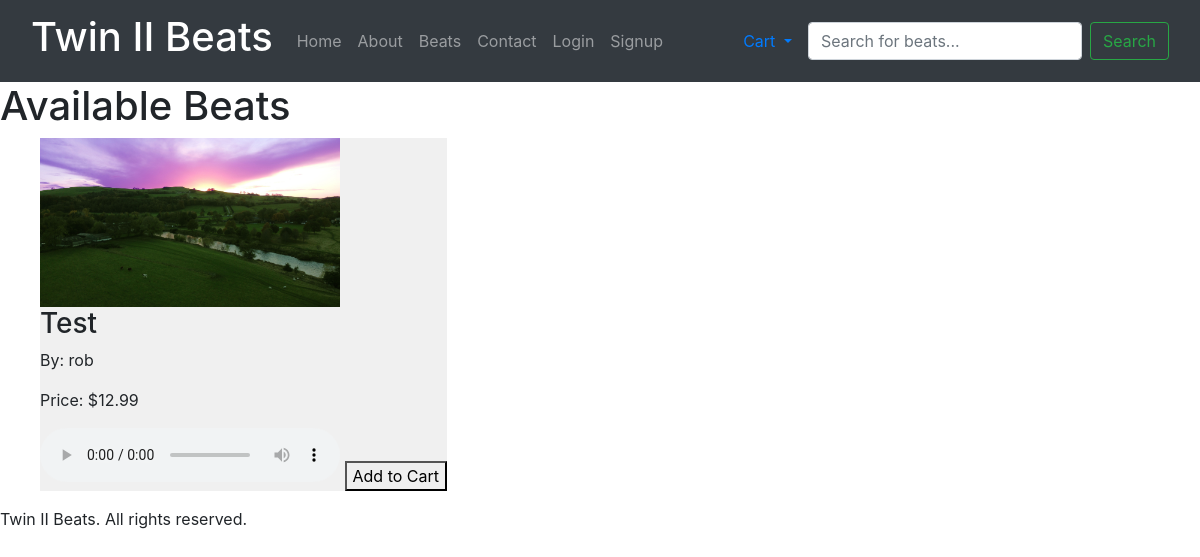
Screenshot of /instrumentals/instrumentals/ with the database file from the repository.
### instrumentals/models.py (models this page shows, shortened)
class Beat(models.Model):
    title = models.CharField(max_length=100)
    producer = models.CharField(max_length=100)
    price = models.DecimalField(max_digits=10, decimal_places=2)
    cover_image = models.ImageField(upload_to='covers/', blank=True, null=True)
    audio_file = models.FileField(upload_to='audio/', blank=True, null=True)
    description = models.TextField(blank=True)
    release_date = models.DateField(null=True, blank=True)

### instrumentals/views.py (the view)
# urls.py: path('instrumentals/', views.beat_list, name='beats'), # Ensure this name matches 'beats'
def beat_list(request):
    beats = Beat.objects.all()  # Fetch all Beat instances
    return render(request, 'instrumentals/beatlist.html', {'beats': beats})

### bag/context_processors.py (called while the page is built, shortened)
def cart_items(request):
    return {}

### static/templates/instrumentals/beatlist.html (shortened to what this page needs)
{% extends "base.html" %}
{% block content %}
<h1>Available Beats</h1>
<ul>
{% for beat in beats %}
<li>
    <div class="audio-div">
        <img src="{{ beat.cover_image.url }}" alt="{{ beat.title }}" width="100" class="cover">
        <h3>{{ beat.title }}</h3>
        <p>By: {{ beat.producer }}</p>
        <p>Price: ${{ beat.price }}</p>
        <audio controls>
            <source src="{{ beat.audio_file.url }}" type="audio/mpeg">
        </audio>
        <a href="{% url 'add_to_cart' beat.id %}"><button>Add to Cart</button></a>
    </div>
</li>
{% endfor %}
</ul>
{% endblock %}

### static/css/styles.css (style rules this page uses)
.audio-div { background-color: rgb(240, 240, 240); width: fit-content; align-items: center; }
.cover { align-items: center; width: 300px; height: auto; }
ul { list-style-type: none; }

### rows the page displays
Beat: cover_image (picture), title "Test", producer "rob", price "12.99"
